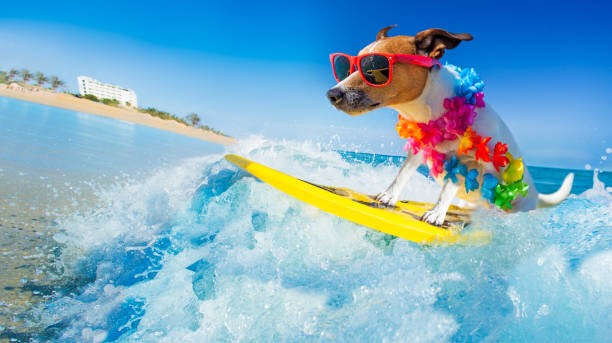
#> input picture test2Image.jpg, 612 x 343 px
$ python imagetoascii.py
#> lines starting #> are read from the running program, lines starting #| are printed output that depends on the picture
#> the answer given: test2Image.jpg
#> the answer given: 100
from PIL import Image
import numpy as np
import math
from collections import Counter

ASCII_CHARS = " .:-=+*|#@" # Inspo Credit: https://paulbourke.net/dataformats/asciiart/


def rgbToGrayScale(r,g,b):
	try:
		return 0.299 * r + 0.587 * g + 0.114 * b
	except:
		print(r,g,b)
		raise Exception("Error in converting RGB to Grayscale")

# ASCII art will always be 100 characters wide
def imageToAscii(input_image_path, width=100, invert=False):
#> called with input_image_path = 'test2Image.jpg', width = 100, invert = True
	ascii_image = ""

 	# open the image
	image = Image.open(input_image_path)
#> image is the input picture: PIL image 612x343 RGB; mean R, G, B 125.8, 173.9, 197.4
	type =  image.format
#> type = 'JPEG'
	print(type)
#| JPEG
	w,h = image.size
#> w = 612; h = 343

	if(w <= width or h <= width):
		raise Exception("Image is too small. Image must be atleast 100px x 100px")

	if(type.upper() != 'JPEG' and type.upper() != 'JPG'):
		raise Exception("Image must be in JPEG format")

 	# Resize the image
	image.resize((width, math.ceil(width * h / w))).save("resized.%s" % type)
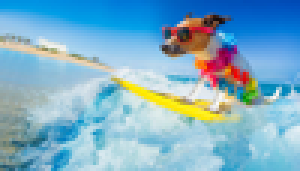
#> saved as resized.JPEG: PIL image 100x57 RGB (shown 3 times larger); mean R, G, B 125.8, 173.9, 197.4

	# open resized image
	img = Image.open("resized.%s" % type)
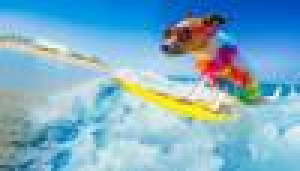
#> img: PIL image 100x57 RGB (shown 3 times larger); mean R, G, B 126, 174, 197.2

  	# convert to rgb
	img = img.convert('RGB')

	pixels = img.load()

 	# redefine width and height
	w,h = img.size
#> w = 100; h = 57

	for y in range(h):
		for x in range(w):
			# Get grayscale value of pixel
			px = pixels[x,y]
			gScale = rgbToGrayScale(px[0], px[1], px[2])
			# Get the ascii character
			if invert:
				ascii_image += ASCII_CHARS[math.floor((255 - gScale) * ((len(ASCII_CHARS) - 1) / 255))]
			else:
				ascii_image += ASCII_CHARS[math.floor(gScale * ((len(ASCII_CHARS) - 1) / 255))]
		ascii_image += "\n"

	return ascii_image


if __name__ == '__main__':
	# Ask for image path
	image_path = input("Enter the path of the image: ")
	width = int(input("Width of the image: ").strip() or "100")
	output_ascii_path = "ascii.txt"

	# Convert the image to ascii
	ascii_image = imageToAscii(image_path, width, True)
	print(ascii_image)
 	# Save the ascii image
	with open(output_ascii_path, "w") as f:
		f.write(ascii_image)

$ run again, on test5Image.jpg
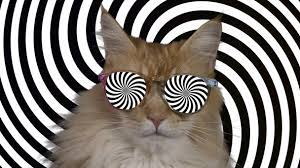
#> input picture test5Image.jpg, 300 x 168 px
#> in imageToAscii, image is the input picture: PIL image 300x168 RGB; mean R, G, B 129.5, 123.7, 118.8
#| JPEG
#> in imageToAscii, `image.resize((width, math.ceil(width * h / w))).save("resized.%s" % ty..`:
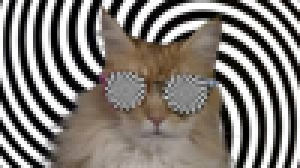
#> saved as resized.JPEG: PIL image 100x56 RGB (shown 3 times larger); mean R, G, B 129.1, 123.5, 118.6
#> in imageToAscii, `img = Image.open("resized.%s" % type)`:
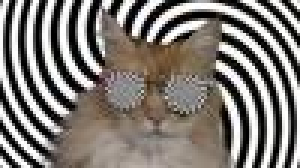
#> img: PIL image 100x56 RGB (shown 3 times larger); mean R, G, B 128.9, 123.4, 118.1
